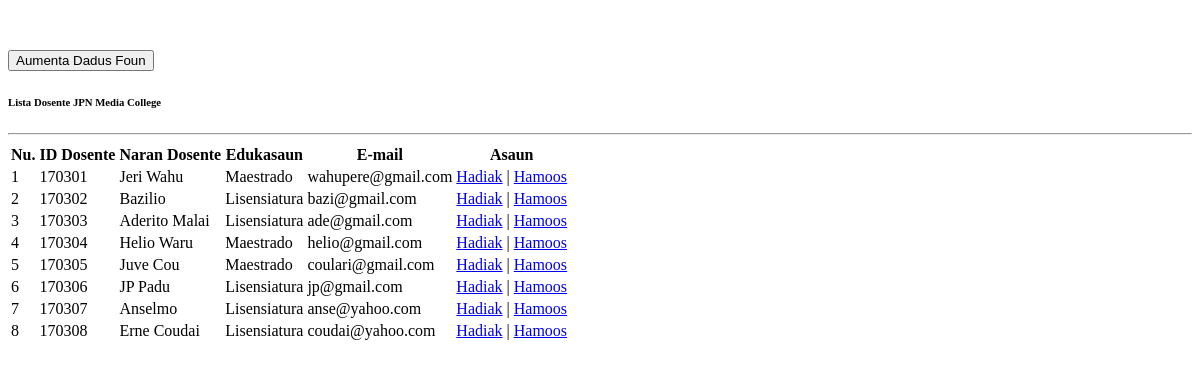
Page /bdjpnadmin/modulsbdjpn/dosente/hamosu.php on the committed database.
### tables this page shows
CREATE TABLE `dosente` (
  `iddosente` int(6) NOT NULL,
  `narandosente` varchar(50) NOT NULL,
  `edukasaun` varchar(12) NOT NULL,
  `email` text NOT NULL
);

### bdjpnadmin/modulsbdjpn/dosente/hamosu.php (the view, shortened to what this page needs)
<!DOCTYPE html>
<html>
<head>
	<link rel="stylesheet"  href="dataTables/datatables.css">
	<link rel="stylesheet" type="text/css" href="dataTables/css/jquery.dataTables.css">
</head>
<body>
<div class="container">
	<div class="row">
			<p>&nbsp;</p>
			<div class="btn-group">
			<a href='?page=modulsbdjpn/dosente/f_aumenta'>
			<button class="btn btn-success">Aumenta Dadus Foun</button></a>
			</div>
	</div>
</div>
<h6 class="text-center">Lista Dosente JPN Media College</h6>
<hr>
<div class="table-responsive">
<table id="datatable" class="table table-bordered table-striped table-hover">
	<thead>
		<tr>
			<th>Nu.</th>
			<th>ID Dosente</th>
			<th>Naran Dosente</th>
			<th>Edukasaun</th>
			<th>E-mail</th>
			<th>Asaun</th>
		</tr>
		</thead>
<tbody>
<?
include "config/koneksaun.php";
$result = mysqli_query($conn, "SELECT * FROM dosente");
$no = 1;
while($row=mysqli_fetch_array($result))
{
echo "<td>$no</td>";
echo "<td>$row[iddosente]</td>";
echo "<td>$row[narandosente]</td>";
echo "<td>$row[edukasaun]</td>";
echo "<td>$row[email]</td>";
echo "<td> <a href='?page=modulsbdjpn/dosente/f_hadiak&iddosente=$row[iddosente]'>Hadiak</a> |
<a href='?page=modulsbdjpn/dosente/hamoos&iddosente=$row[iddosente]' onClick=\"return confirm('Hakarak atu Hamoos Dadus $row[narandosente]?')\">Hamoos</a></td></tr>";
$no++;
}
echo "</table>";
?>
<p>&nbsp;</p>
</div>
</body>
</html>

### rows in the picture
dosente: iddosente "170301", narandosente "Jeri Wahu", edukasaun "Maestrado", email "wahupere@gmail.com"
dosente: iddosente "170302", narandosente "Bazilio", edukasaun "Lisensiatura", email "bazi@gmail.com"
dosente: iddosente "170303", narandosente "Aderito Malai", edukasaun "Lisensiatura", email "ade@gmail.com"
dosente: iddosente "170304", narandosente "Helio Waru", edukasaun "Maestrado", email "helio@gmail.com"
dosente: iddosente "170305", narandosente "Juve Cou", edukasaun "Maestrado", email "coulari@gmail.com"
dosente: iddosente "170306", narandosente "JP Padu", edukasaun "Lisensiatura", email "jp@gmail.com"
dosente: iddosente "170307", narandosente "Anselmo", edukasaun "Lisensiatura", email "anse@yahoo.com"
dosente: iddosente "170308", narandosente "Erne Coudai", edukasaun "Lisensiatura", email "coudai@yahoo.com"
